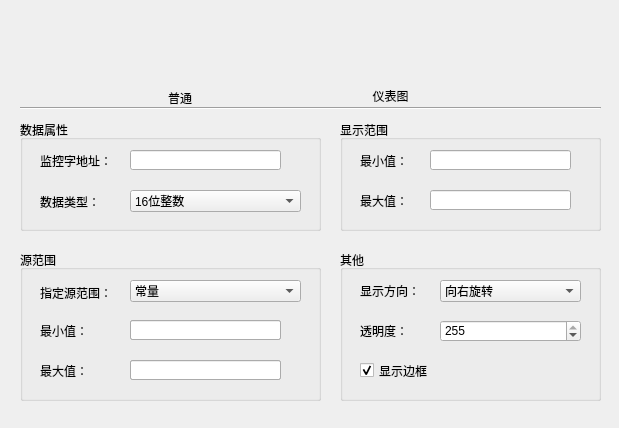
<?xml version="1.0" encoding="UTF-8"?>
<ui version="4.0">
 <class>QChartMeter</class>
 <widget class="QWidget" name="QChartMeter">
  <property name="geometry">
   <rect>
    <x>0</x>
    <y>0</y>
    <width>619</width>
    <height>428</height>
   </rect>
  </property>
  <property name="windowTitle">
   <string>Form</string>
  </property>
  <widget class="QGroupBox" name="groupBox">
   <property name="geometry">
    <rect>
     <x>20</x>
     <y>250</y>
     <width>301</width>
     <height>151</height>
    </rect>
   </property>
   <property name="title">
    <string>源范围</string>
   </property>
   <widget class="QLabel" name="label_27">
    <property name="geometry">
     <rect>
      <x>20</x>
      <y>32</y>
      <width>81</width>
      <height>21</height>
     </rect>
    </property>
    <property name="text">
     <string>指定源范围：</string>
    </property>
   </widget>
   <widget class="QComboBox" name="rang_comboBox">
    <property name="geometry">
     <rect>
      <x>110</x>
      <y>30</y>
      <width>171</width>
      <height>22</height>
     </rect>
    </property>
    <property name="editable">
     <bool>false</bool>
    </property>
    <item>
     <property name="text">
      <string>常量</string>
     </property>
    </item>
    <item>
     <property name="text">
      <string>地址</string>
     </property>
    </item>
   </widget>
   <widget class="QLabel" name="label_29">
    <property name="geometry">
     <rect>
      <x>20</x>
      <y>113</y>
      <width>81</width>
      <height>16</height>
     </rect>
    </property>
    <property name="text">
     <string>最大值：</string>
    </property>
   </widget>
   <widget class="QLabel" name="label_30">
    <property name="geometry">
     <rect>
      <x>20</x>
      <y>73</y>
      <width>81</width>
      <height>16</height>
     </rect>
    </property>
    <property name="text">
     <string>最小值：</string>
    </property>
   </widget>
   <widget class="QLineEdit" name="m_sMaxlineEdit">
    <property name="geometry">
     <rect>
      <x>110</x>
      <y>110</y>
      <width>151</width>
      <height>20</height>
     </rect>
    </property>
    <property name="text">
     <string>LW0</string>
    </property>
   </widget>
   <widget class="QLineEdit" name="m_sMinlineEdit">
    <property name="geometry">
     <rect>
      <x>110</x>
      <y>70</y>
      <width>151</width>
      <height>20</height>
     </rect>
    </property>
    <property name="text">
     <string>LW0</string>
    </property>
   </widget>
   <widget class="QPushButton" name="m_maxAddress_EntryBtn">
    <property name="geometry">
     <rect>
      <x>260</x>
      <y>110</y>
      <width>21</width>
      <height>23</height>
     </rect>
    </property>
    <property name="focusPolicy">
     <enum>Qt::NoFocus</enum>
    </property>
    <property name="text">
     <string/>
    </property>
    <property name="icon">
     <iconset resource="../../resourse.qrc">
      <normaloff>:/addressintput/images/address.bmp</normaloff>:/addressintput/images/address.bmp</iconset>
    </property>
    <property name="autoRepeat">
     <bool>false</bool>
    </property>
    <property name="autoDefault">
     <bool>true</bool>
    </property>
    <property name="flat">
     <bool>true</bool>
    </property>
   </widget>
   <widget class="QPushButton" name="m_minAddress_EntryBtn">
    <property name="geometry">
     <rect>
      <x>260</x>
      <y>70</y>
      <width>21</width>
      <height>23</height>
     </rect>
    </property>
    <property name="focusPolicy">
     <enum>Qt::NoFocus</enum>
    </property>
    <property name="text">
     <string/>
    </property>
    <property name="icon">
     <iconset resource="../../resourse.qrc">
      <normaloff>:/addressintput/images/address.bmp</normaloff>:/addressintput/images/address.bmp</iconset>
    </property>
    <property name="autoRepeat">
     <bool>false</bool>
    </property>
    <property name="autoDefault">
     <bool>true</bool>
    </property>
    <property name="flat">
     <bool>true</bool>
    </property>
   </widget>
   <widget class="QLineEdit" name="max_spinBox">
    <property name="geometry">
     <rect>
      <x>110</x>
      <y>110</y>
      <width>151</width>
      <height>20</height>
     </rect>
    </property>
   </widget>
   <widget class="QLineEdit" name="min_spinBox">
    <property name="geometry">
     <rect>
      <x>110</x>
      <y>70</y>
      <width>151</width>
      <height>20</height>
     </rect>
    </property>
   </widget>
  </widget>
  <widget class="QPushButton" name="m_MeterButton_2">
   <property name="geometry">
    <rect>
     <x>350</x>
     <y>20</y>
     <width>75</width>
     <height>60</height>
    </rect>
   </property>
   <property name="text">
    <string/>
   </property>
   <property name="icon">
    <iconset resource="../../resourse.qrc">
     <normaloff>:/thing/images/thing/meter.jpg</normaloff>:/thing/images/thing/meter.jpg</iconset>
   </property>
   <property name="iconSize">
    <size>
     <width>75</width>
     <height>60</height>
    </size>
   </property>
   <property name="flat">
    <bool>true</bool>
   </property>
  </widget>
  <widget class="Line" name="line_2">
   <property name="geometry">
    <rect>
     <x>20</x>
     <y>100</y>
     <width>581</width>
     <height>16</height>
    </rect>
   </property>
   <property name="orientation">
    <enum>Qt::Horizontal</enum>
   </property>
  </widget>
  <widget class="QGroupBox" name="groupBox_2">
   <property name="geometry">
    <rect>
     <x>340</x>
     <y>120</y>
     <width>261</width>
     <height>111</height>
    </rect>
   </property>
   <property name="title">
    <string>显示范围</string>
   </property>
   <widget class="QLabel" name="label_31">
    <property name="geometry">
     <rect>
      <x>20</x>
      <y>30</y>
      <width>61</width>
      <height>21</height>
     </rect>
    </property>
    <property name="text">
     <string>最小值：</string>
    </property>
   </widget>
   <widget class="QLabel" name="label_32">
    <property name="geometry">
     <rect>
      <x>20</x>
      <y>70</y>
      <width>61</width>
      <height>21</height>
     </rect>
    </property>
    <property name="text">
     <string>最大值：</string>
    </property>
   </widget>
   <widget class="QLineEdit" name="min_numEdit">
    <property name="geometry">
     <rect>
      <x>90</x>
      <y>30</y>
      <width>141</width>
      <height>20</height>
     </rect>
    </property>
   </widget>
   <widget class="QLineEdit" name="max_numEdit">
    <property name="geometry">
     <rect>
      <x>90</x>
      <y>70</y>
      <width>141</width>
      <height>20</height>
     </rect>
    </property>
   </widget>
  </widget>
  <widget class="QPushButton" name="m_CommonButton_2">
   <property name="geometry">
    <rect>
     <x>140</x>
     <y>20</y>
     <width>75</width>
     <height>61</height>
    </rect>
   </property>
   <property name="text">
    <string/>
   </property>
   <property name="icon">
    <iconset resource="../../resourse.qrc">
     <normaloff>:/thing/images/thing/common.jpg</normaloff>:/thing/images/thing/common.jpg</iconset>
   </property>
   <property name="iconSize">
    <size>
     <width>75</width>
     <height>60</height>
    </size>
   </property>
   <property name="flat">
    <bool>true</bool>
   </property>
  </widget>
  <widget class="QLabel" name="label_2">
   <property name="geometry">
    <rect>
     <x>140</x>
     <y>90</y>
     <width>80</width>
     <height>16</height>
    </rect>
   </property>
   <property name="text">
    <string>普通</string>
   </property>
   <property name="alignment">
    <set>Qt::AlignCenter</set>
   </property>
  </widget>
  <widget class="QLabel" name="label_3">
   <property name="geometry">
    <rect>
     <x>350</x>
     <y>90</y>
     <width>81</width>
     <height>12</height>
    </rect>
   </property>
   <property name="text">
    <string>仪表图</string>
   </property>
   <property name="alignment">
    <set>Qt::AlignCenter</set>
   </property>
  </widget>
  <widget class="QGroupBox" name="groupBox_3">
   <property name="geometry">
    <rect>
     <x>20</x>
     <y>120</y>
     <width>301</width>
     <height>111</height>
    </rect>
   </property>
   <property name="title">
    <string>数据属性</string>
   </property>
   <widget class="QLabel" name="label_26">
    <property name="geometry">
     <rect>
      <x>20</x>
      <y>71</y>
      <width>71</width>
      <height>21</height>
     </rect>
    </property>
    <property name="text">
     <string>数据类型：</string>
    </property>
   </widget>
   <widget class="QLineEdit" name="Monitor_Address">
    <property name="geometry">
     <rect>
      <x>110</x>
      <y>30</y>
      <width>151</width>
      <height>20</height>
     </rect>
    </property>
   </widget>
   <widget class="QComboBox" name="datatype_comboBox">
    <property name="geometry">
     <rect>
      <x>110</x>
      <y>70</y>
      <width>171</width>
      <height>22</height>
     </rect>
    </property>
    <item>
     <property name="text">
      <string>16位整数</string>
     </property>
    </item>
    <item>
     <property name="text">
      <string>16位正整数</string>
     </property>
    </item>
    <item>
     <property name="text">
      <string>32位整数</string>
     </property>
    </item>
    <item>
     <property name="text">
      <string>32位正整数</string>
     </property>
    </item>
    <item>
     <property name="text">
      <string>32位浮点数</string>
     </property>
    </item>
   </widget>
   <widget class="QPushButton" name="Monitor_Address_EntryBtn">
    <property name="geometry">
     <rect>
      <x>260</x>
      <y>30</y>
      <width>21</width>
      <height>23</height>
     </rect>
    </property>
    <property name="focusPolicy">
     <enum>Qt::NoFocus</enum>
    </property>
    <property name="text">
     <string/>
    </property>
    <property name="icon">
     <iconset resource="../../resourse.qrc">
      <normaloff>:/addressintput/images/address.bmp</normaloff>:/addressintput/images/address.bmp</iconset>
    </property>
    <property name="autoRepeat">
     <bool>false</bool>
    </property>
    <property name="autoDefault">
     <bool>true</bool>
    </property>
    <property name="flat">
     <bool>true</bool>
    </property>
   </widget>
   <widget class="QLabel" name="label_25">
    <property name="geometry">
     <rect>
      <x>20</x>
      <y>33</y>
      <width>71</width>
      <height>16</height>
     </rect>
    </property>
    <property name="text">
     <string>监控字地址：</string>
    </property>
   </widget>
  </widget>
  <widget class="QGroupBox" name="groupBox_4">
   <property name="geometry">
    <rect>
     <x>340</x>
     <y>250</y>
     <width>261</width>
     <height>151</height>
    </rect>
   </property>
   <property name="title">
    <string>其他</string>
   </property>
   <widget class="QLabel" name="label">
    <property name="geometry">
     <rect>
      <x>20</x>
      <y>30</y>
      <width>71</width>
      <height>21</height>
     </rect>
    </property>
    <property name="text">
     <string>显示方向：</string>
    </property>
   </widget>
   <widget class="QComboBox" name="direction_comboBox">
    <property name="geometry">
     <rect>
      <x>100</x>
      <y>30</y>
      <width>141</width>
      <height>22</height>
     </rect>
    </property>
    <item>
     <property name="text">
      <string>向右旋转</string>
     </property>
    </item>
    <item>
     <property name="text">
      <string>向左旋转</string>
     </property>
    </item>
   </widget>
   <widget class="QSpinBox" name="m_TransparentspBox">
    <property name="geometry">
     <rect>
      <x>100</x>
      <y>70</y>
      <width>141</width>
      <height>22</height>
     </rect>
    </property>
    <property name="maximum">
     <number>255</number>
    </property>
    <property name="value">
     <number>255</number>
    </property>
   </widget>
   <widget class="QLabel" name="m_Transparentlabel">
    <property name="geometry">
     <rect>
      <x>20</x>
      <y>70</y>
      <width>51</width>
      <height>21</height>
     </rect>
    </property>
    <property name="text">
     <string>透明度：</string>
    </property>
   </widget>
   <widget class="QCheckBox" name="m_checkBox_showFrame">
    <property name="geometry">
     <rect>
      <x>20</x>
      <y>110</y>
      <width>221</width>
      <height>21</height>
     </rect>
    </property>
    <property name="text">
     <string>显示边框</string>
    </property>
    <property name="checked">
     <bool>true</bool>
    </property>
   </widget>
  </widget>
 </widget>
 <resources>
  <include location="../../resourse.qrc"/>
 </resources>
 <connections/>
</ui>
